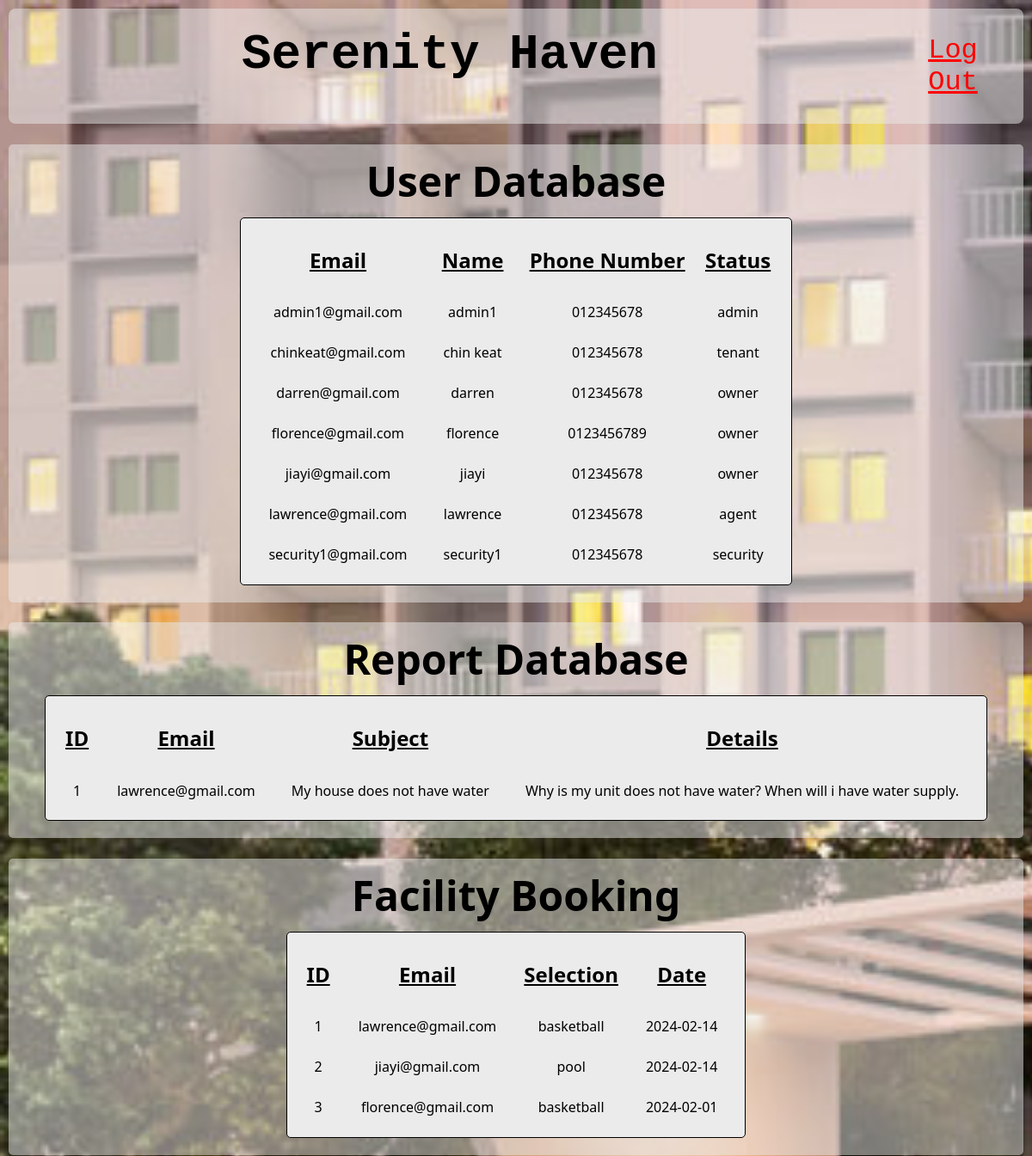
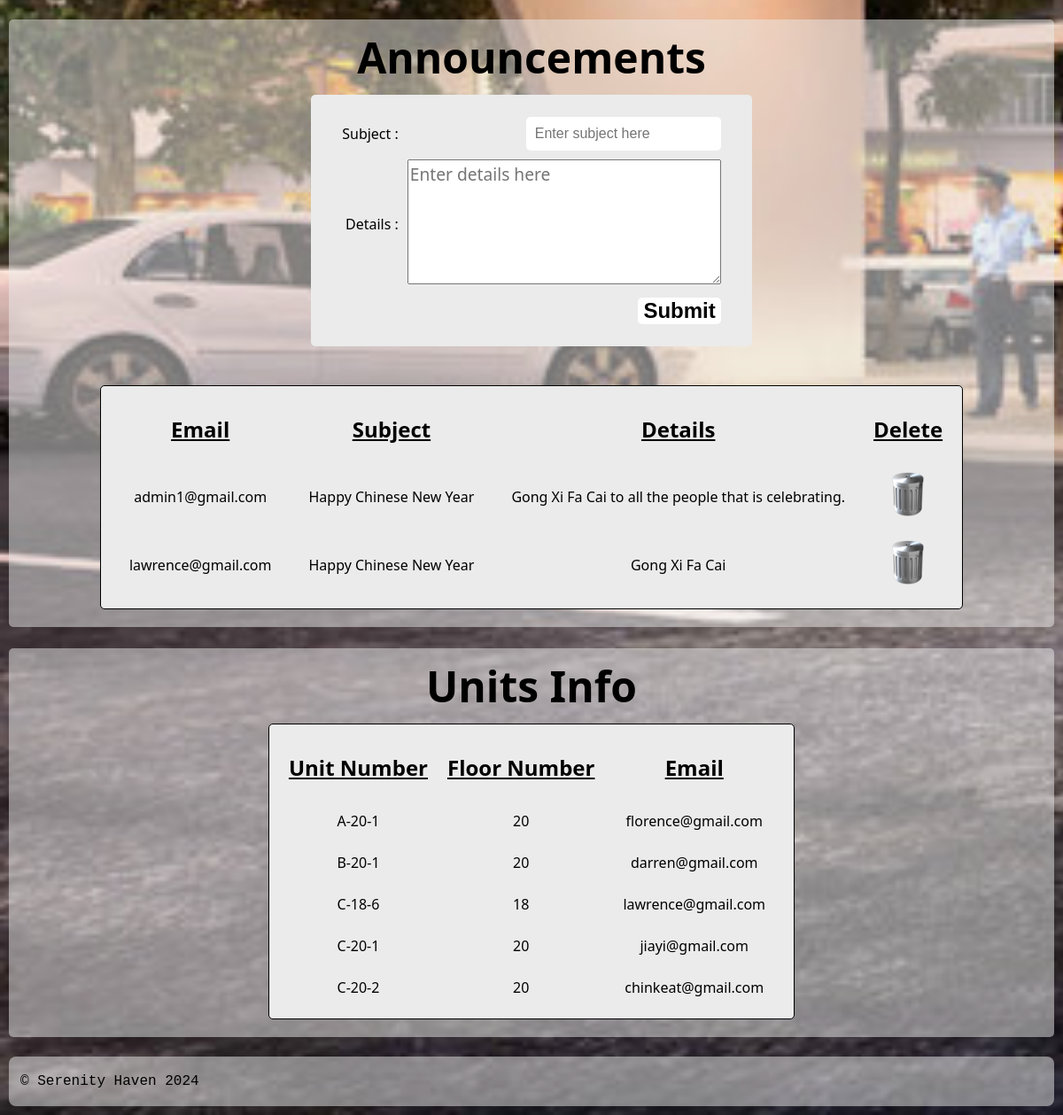
Page /mainpageAdmin.php (signed in) on the committed database (2 pictures, top to bottom).
### tables this page shows
CREATE TABLE `user` (
  `email` varchar(100) NOT NULL,
  `name` varchar(100) NOT NULL,
  `password` varchar(255) NOT NULL,
  `noPhone` varchar(12) DEFAULT NULL,
  `status` varchar(10) NOT NULL
);

CREATE TABLE `report` (
  `id` int(11) NOT NULL,
  `email` varchar(255) NOT NULL,
  `subject` varchar(100) NOT NULL,
  `details` mediumtext NOT NULL
);

CREATE TABLE `facilities` (
  `id` int(11) NOT NULL,
  `email` varchar(255) NOT NULL,
  `selection` varchar(10) NOT NULL,
  `date` date NOT NULL
);

CREATE TABLE `announcements` (
  `id` int(11) NOT NULL,
  `email` varchar(255) NOT NULL,
  `subject` varchar(100) NOT NULL,
  `details` mediumtext NOT NULL
);

CREATE TABLE `unit` (
  `noUnit` varchar(10) NOT NULL,
  `noFloor` int(2) NOT NULL,
  `email` varchar(100) DEFAULT NULL
);

### mainpageAdmin.php (the view, shortened to what this page needs)
<!DOCTYPE html>
<html lang="en">
<?php
include("session.php");
include("header2.php");
?>
<head>
</head>
<body>
	<div class="user">
		<h1>User Database</h1>
		<?php
			$query = "SELECT * FROM user";
			$result = mysqli_query($conn, $query) or die(mysql_error());
			if (mysqli_num_rows ($result) > 0)
			{
				echo "<table class='table'>";
				echo "<col>";
				echo "<col>";
				echo "<col>";
				echo "<tr>";
				echo "<th>Email</th>";
				echo "<th>Name</th>";
				echo "<th>Phone Number</th>";
				echo "<th>Status</th>";
				while ($row = mysqli_fetch_assoc($result))
				{
					echo "<tr>";
					echo "<td>".$row['email']."</td>";
					echo "<td>".$row['name']."</td>";
					echo "<td>".$row['noPhone']."</td>";
					echo "<td>".$row['status']."</td>";
					echo "</tr>";
				}
				echo"</table>";
			}
			else{
				echo"<h1><u>No data</u></h1>";
			}
		?>
	</div>
	<div class="report">
		<h1>Report Database</h1>
		<?php
			$query = "SELECT * FROM report";
			$result = mysqli_query($conn, $query) or die(mysql_error());
			if (mysqli_num_rows ($result) > 0)
			{
				echo "<table class='table'>";
				echo "<col>";
				echo "<col>";
				echo "<col>";
				echo "<tr>";
				echo "<th>ID</th>";
				echo "<th>Email</th>";
				echo "<th>Subject</th>";
				echo "<th>Details</th>";
				while ($row = mysqli_fetch_assoc($result))
				{
					echo "<tr>";
					echo "<td>".$row['id']."</td>";
					echo "<td>".$row['email']."</td>";
					echo "<td>".$row['subject']."</td>";
					echo "<td>".$row['details']."</td>";
					echo "</tr>";
				}
				echo"</table>";
			}
			else{
				echo"<h1><u>No data</u></h1>";
			}
		?>
	</div>
	<div class="facilities">
		<h1>Facility Booking</h1>
		<?php
			$query = "SELECT * FROM facilities";
			$result = mysqli_query($conn, $query) or die(mysql_error());
			if (mysqli_num_rows ($result) > 0)
			{
				echo "<table class='table'>";
				echo "<col>";
				echo "<col>";
				echo "<col>";
				echo "<tr>";
				echo "<th>ID</th>";
				echo "<th>Email</th>";
				echo "<th>Selection</th>";
				echo "<th>Date</th>";
				while ($row = mysqli_fetch_assoc($result))
				{
					echo "<tr>";
					echo "<td>".$row['id']."</td>";
					echo "<td>".$row['email']."</td>";
					echo "<td>".$row['selection']."</td>";
					echo "<td>".$row['date']."</td>";
					echo "</tr>";
				}
				echo"</table>";
			}
			else{
				echo"<h1><u>No data</u></h1>";
			}
		?>
	</div>
	<div class="announcements">
		<h1>Announcements</h1>
        <form action="announcementProcess.php" method="POST">
            <table cellpadding=5px>
                <tr>
                    <td style="width: 20px"></td>
                    <td></td>
                    <td></td>
                    <td style="width: 20px"></td>
                </tr>
                <tr>
                    <td></td>
                    <td></td>
                    <td></td>
                    <td></td>
                </tr>
				<tr>
					<td></td>
					<td>Subject :</td>
					<td><input type="text" name="subject" placeholder="Enter subject here" class="form" required></td>
					<td></td>
				</tr>
                <tr>
                    <td></td>
                    <td>Details :</td>
                    <td>
                        <textarea name="details" id="details" placeholder="Enter details here" cols="30" rows="5" required></textarea>
                    </td>
                    <td></td>
                </tr>
                <tr>
                    <td></td>
                    <td></td>
                    <td><input type="submit" name="submit" value="Submit" class="button"></td>
                    <td></td>
				</tr>
                <tr>
                    <td></td>
                    <td></td>
                    <td></td>
                    <td></td>
                </tr>
                <tr>
                    <td></td>
                    <td></td>
                    <td></td>
                    <td></td>
                </tr>
            </table>
        </form>
		<br><br>
		<?php
			$query = "SELECT * FROM announcements";
			$result = mysqli_query($conn, $query) or die(mysql_error());
			if (mysqli_num_rows ($result) > 0)
			{
				echo "<table class='table'>";
				echo "<col>";
				echo "<col>";
				echo "<col>";
				echo "<tr>";
				echo "<th>Email</th>";
				echo "<th>Subject</th>";
				echo "<th>Details</th>";
				echo "<th>Delete</th>";
				while ($row = mysqli_fetch_assoc($result))
				{
					echo "<tr>";
					echo "<td>".$row['email']."</td>";
					echo "<td>".$row['subject']."</td>";
					echo "<td>".$row['details']."</td>";
					echo "<td><a href='deleteAnnouncement.php?id=".$row['id']."'> <img src='images/delete.png' width='50' height='50'> </a> </td>";
					echo "</tr>";
				}
				echo"</table>";
			}
			else{
				echo"<h1><u>No data</u></h1>";
			}
		?>
	</div>
	<div class="unit">
		<h1>Units Info</h1>
		<?php
			$query = "SELECT * FROM unit";
			$result = mysqli_query($conn, $query) or die(mysql_error());
			if (mysqli_num_rows ($result) > 0)
			{
				echo "<table class='table'>";
				echo "<col>";
				echo "<col>";
				echo "<col>";
				echo "<tr>";
				echo "<th>Unit Number</th>";
				echo "<th>Floor Number</th>";
				echo "<th>Email</th>";
				while ($row = mysqli_fetch_assoc($result))
				{
					echo "<tr>";
					echo "<td>".$row['noUnit']."</td>";
					echo "<td>".$row['noFloor']."</td>";
					echo "<td>".$row['email']."</td>";
					echo "</tr>";
				}
				echo"</table>";
			}
			else{
				echo"<h1><u>No data</u></h1>";
			}
		?>
	</div>
</body>
<?php
include("footer.php");
?>
</html>

### header2.php (shortened to what this page needs)
<!DOCTYPE html>
<html lang="en" class="theme">
<head>
</head>
<body>
<div class="header">
    <div class="left">
		<h1><a href="">Serenity Haven</a></h1>
  	</div>
	<div class="right">
		<a href="logout.php">Log Out</a>
	</div>
</div>
</body>
</html>

### footer.php (shortened to what this page needs)
<!DOCTYPE html>
<html lang="en">
<head>
</head>
<body>
	<br>
	<div class="footer">
		<p>© Serenity Haven 2024</p>
	</div>
</body>
</html>

### mainpageAdmin.php (style rules this page uses)
body { padding: 10px; font-family: Candara, Calibri, Segoe, Segoe UI, Optima, Arial, sans-serif; margin: 0; background-repeat: no-repeat; background-attachment: fixed; background-size: cover; }
.user, .report, .facilities, .announcements, .unit { background-color: rgba(235, 235, 235, 0.5); padding-bottom: 20px; border-radius: 5px; text-align: center; margin-top: 2%; }
.user h1, .report h1, .facilities h1, .announcements h1, .unit h1 { font-size: 300%; font-weight: bold; margin-top: 0px; margin-bottom: 0px; padding: 10px 0px; }
.user .table, .report .table, .facilities .table, .announcements .table ,.unit .table { padding: 10px; border: 1px solid black; text-align: center; background-color: rgb(235, 235, 235); margin: auto; border-radius: 5px; }
.user .table td, .report .table td, .facilities .table td, .announcements .table td, .unit .table td { text-align: center; height: 25px; font-size: 100%; padding: 10px 20px; }
.user .table th, .report .table th, .facilities .table th, .announcements .table th, .unit .table th { font-size: 150%; text-align: center; font-weight: bold; text-decoration: underline; padding: 20px 10px; }
.announcements form table { border: none; border-radius: 5px; border-collapse: collapse; margin: auto; background-color: rgb(235, 235, 235); }
.announcements form table, .announcements form td { text-align: right; }
.announcements form .form { padding: 10px; width: 200px; font-size: 100%; border: none; border-radius: 5px; }
.announcements form .button { background-color: white; font-size: 150%; font-weight: bold; border: none; border-radius: 5px; }
.announcements textarea { font-family: Candara, Calibri, Segoe, Segoe UI, Optima, Arial, sans-serif; font-size: 120%; }

### footer.php (style rules this page uses)
.footer { color: var(--text); background: var(--background); display: flex; font-family: andale mono, monospace; border-radius: 8px; font-size: 100%; padding: 3px; transition: 0.5s; text-align: left; }
.footer p { padding-left: 10px; }

### rows in the picture
user: email "admin1@gmail.com", name "admin1", noPhone "012345678", status "admin"
user: email "chinkeat@gmail.com", name "chin keat", noPhone "012345678", status "tenant"
user: email "darren@gmail.com", name "darren", noPhone "012345678", status "owner"
user: email "florence@gmail.com", name "florence", noPhone "0123456789", status "owner"
user: email "jiayi@gmail.com", name "jiayi", noPhone "012345678", status "owner"
user: email "lawrence@gmail.com", name "lawrence", noPhone "012345678", status "agent"
user: email "security1@gmail.com", name "security1", noPhone "012345678", status "security"
report: id "1", email "lawrence@gmail.com", subject "My house does not have water", details "Why is my unit does not have water? When will i have water supply."
facilities: id "1", email "lawrence@gmail.com", selection "basketball", date "2024-02-14"
facilities: id "2", email "jiayi@gmail.com", selection "pool", date "2024-02-14"
facilities: id "3", email "florence@gmail.com", selection "basketball", date "2024-02-01"
announcements: email "admin1@gmail.com", subject "Happy Chinese New Year", details "Gong Xi Fa Cai to all the people that is celebrating."
announcements: email "lawrence@gmail.com", subject "Happy Chinese New Year", details "Gong Xi Fa Cai"
unit: noUnit "A-20-1", noFloor "20", email "florence@gmail.com"
unit: noUnit "B-20-1", noFloor "20", email "darren@gmail.com"
unit: noUnit "C-18-6", noFloor "18", email "lawrence@gmail.com"
unit: noUnit "C-20-1", noFloor "20", email "jiayi@gmail.com"
unit: noUnit "C-20-2", noFloor "20", email "chinkeat@gmail.com"
